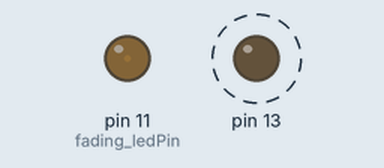
A sketch run on a simulated Arduino Uno, built with avr-gcc and run on an emulated ATmega328P. Parts: output pins drawn as LEDs (lit = HIGH). Dashed ring = blinking.

Above: at 0.05 s.
At 0.45 s:
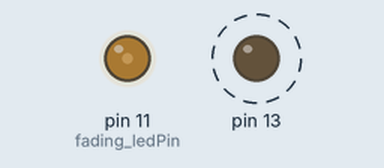
At 0.9 s:
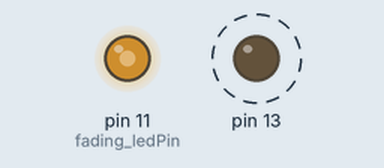
At 1.95 s:
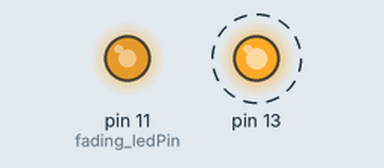
Timing chart, 0 to 7.2 s (numbered marks = the images above):
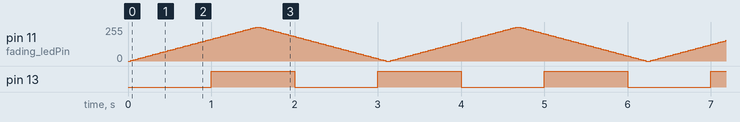

The sketch:

07_blink_fading_millis.ino
```cpp
void setup() {
  blink_setup();
  fading_setup();
}

void loop() {
  blink_loop();
  fading_loop();
}

int blink_ledState = LOW;
long blink_previousMillis = 0;
long blink_interval = 1000;

void blink_setup() {
  pinMode(13, OUTPUT);
}

void blink_loop() {
  unsigned long currentMillis = millis();

  if(currentMillis - blink_previousMillis >= blink_interval) {
	blink_previousMillis = currentMillis;

	if(blink_ledState == LOW)
	  blink_ledState = HIGH;
	else
	  blink_ledState = LOW;

	digitalWrite(13, blink_ledState);
  }
}

int fading_ledPin = 11;
int fadeValue = 0;
int fadeDir = 1;
long fading_previousMillis = 0;
long fading_interval = 30;

void fading_setup() {}

void fading_loop() {
  unsigned long currentMillis = millis();

  if(currentMillis - fading_previousMillis >= fading_interval) {
	fading_previousMillis = currentMillis;

	if(fadeDir == 1) {
	  if(fadeValue <= 255) {
		fadeValue += 5;
		if(fadeValue > 255) {
		  fadeValue = 255;
		  fadeDir = 0;
		}
	  }
	} else {
	  if(fadeValue >= 0) {
		fadeValue -= 5;
		if(fadeValue < 0) {
		  fadeValue = 0;
		  fadeDir = 1;
		}
	  }
	}
	analogWrite(fading_ledPin, fadeValue);
  }
}
```

Measured:
- by itself, pin 13: alternates HIGH for 1.0 s and LOW for 1.0 s
